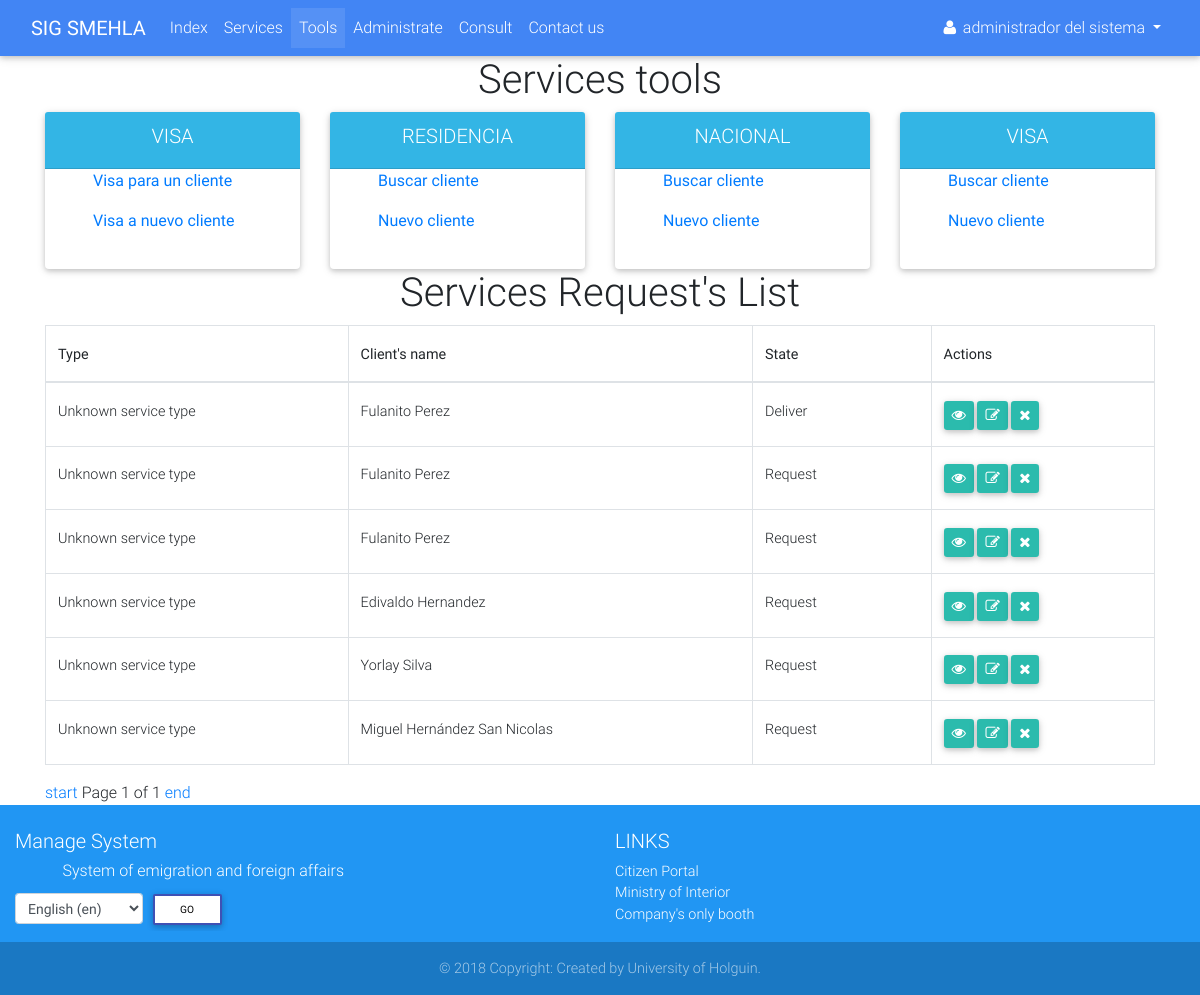
Page /tools/ (signed in) on the earlier database version.
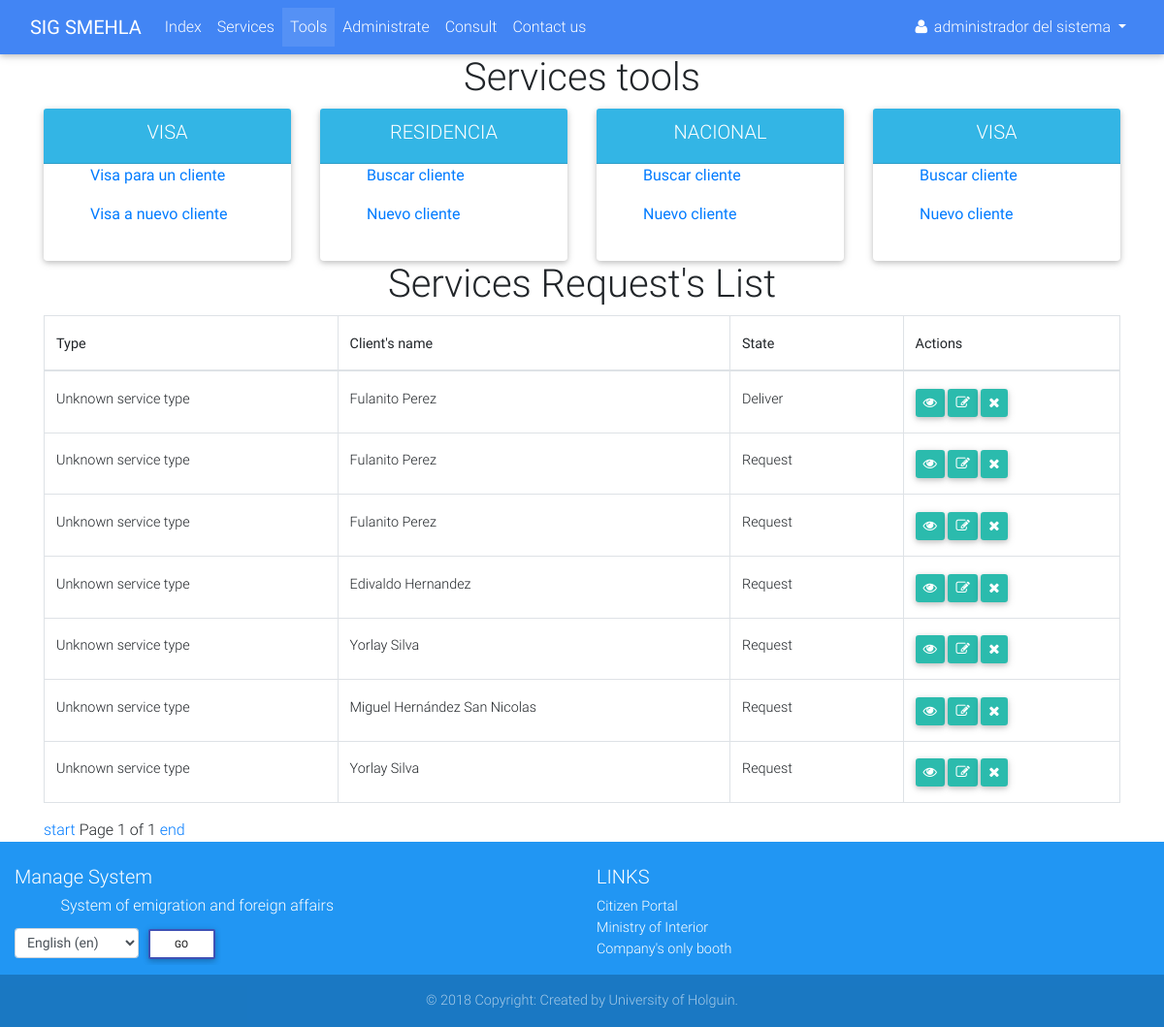
Same page on the later database version.
### services/models.py (models this page shows, shortened)
class Service(models.Model):
    SERVICE_STATUS = (
        ('1', _('Request')),
        ('2', _('Invoicing')),
        ('3', _('Revision')),
        ('4', _('Authenticating')),
        ('5', _('Deliver')),
    )
    SERVICE_TYPE = {
        'None': _('Unknown service type'),
        'visa': _('Visa'),
    }
    client = models.ForeignKey(verbose_name=_('Client'), to=Client, on_delete=models.CASCADE)
    status = models.CharField(_('Status'), max_length=1, choices=SERVICE_STATUS, default='1')
    service_type = None
    def get_service_type(self):
        if self.service_type:
            return self.service_type
        else:
            return self.SERVICE_TYPE['None']

class Client(models.Model):
    CIVIL_STATUS = (
        ('S', _('Single')),
        ('E', _('Engaged')),
        ('M', _('Married')),
        ('W', _('Widower')),
    )
    def upload_file(self, filename):
        ext = filename.split('.')[-1]
        return 'clients/{}.{}'.format(self.ci, ext)
    ci = models.CharField(_('Identity card'), max_length=13, unique=True)
    first_name = models.CharField(_('First name'), max_length=30)
    last_name = models.CharField(_('Last name'), max_length=150)
    born_date = models.DateField(_('Born date'), validators=[validators.validate_born_date])
    civil_status = models.CharField(_('Civil status'), choices=CIVIL_STATUS, max_length=1)
    naturalness = models.CharField(_("Naturalness"), max_length=30)
    nationality = models.CharField(_('Nationality'), max_length=30)
    father = models.CharField(_('Father name'), max_length=200)
    mother = models.CharField(_('Mother name'), max_length=200)
    address = models.TextField(_('Address'))
    email = models.EmailField(_('Email'))
    phone = models.PositiveIntegerField(_('Phone number'))
    data_attachment = models.FileField(_('Data attachment'), upload_to=upload_file, null=True, blank=True)
    def get_full_name(self):
        full_name = '%s %s' % (self.first_name, self.last_name)
        return full_name.strip()

### services/views.py (the view)
# urls.py: path('tools/', views.ServiceToolsView.as_view(), name='tools'),
class ServiceToolsView(mixins.LoginRequiredMixin, mixins.NavbarMixin, generic.ListView):
    tab_name = 'tools'
    template_name = 'services/tools.html'
    model = Service
    paginate_by = 10

### accounts/mixins.py (called while the page is built)
    def get_tab_name(self):
        if self.tab_name:
            return self.tab_name
        else:
            return 'init'

    def get_context_data(self, **kwargs):
        context = super(NavbarMixin, self).get_context_data(**kwargs)
        context['tab'] = self.get_tab_name()
        return context

### accounts/models.py (called while the page is built)
    def __str__(self):
        if self.first_name and self.last_name:
            return self.get_full_name()
        else:
            return self.username

### services/templates/services/tools.html (shortened to what the changed rows need)
{% extends 'navbar.html' %}
{% load i18n %}
{% block main %}
    <div class="container">
        <h1 class="text-center">{% trans 'Services tools' %}</h1>
        <h1 class="text-center">{% trans "Services Request's List" %}</h1>
        <div class="row">
            <div class="col-12">
                <table class="table table-bordered table-hover" cellspacing="0" width="100%">
                    <thead>
                    <tr>
                        <th class="th-sm">{% trans 'Type' %}</th>
                        <th class="th-sm">{% trans "Client's name" %}</th>
                        <th class="th-sm">{% trans 'State' %}</th>
                        <th class="th-sm">{% trans 'Actions' %}</th>
                    </tr>
                    </thead>
                    <tbody>
                    {% for service in page_obj %}
                        <tr>
                            <td>{{ service.get_service_type }}</td>
                            <td>
                                <a href="{% url 'services:client_detail' service.client.pk %}">{{ service.client.get_full_name }}</a>
                            </td>
                            <td>{{ service.get_status_display }}</td>
                            <td class="btn-group-sm">
                                <a href="{% url 'services:visa_detail' service.pk %}" class="btn btn-default">
                                    <i class="fa fa-eye"></i>
                                </a>
                                {% if user.is_superuser %}
                                    <a href="{% url 'services:visa_update' service.pk %}" class="btn btn-default">
                                        <i class="fa fa-edit"></i>
                                    </a>
                                    <a href="{% url 'services:visa_delete' service.pk %}" class="btn btn-default">
                                        <i class="fa fa-remove"></i>
                                    </a>
                                {% endif %}
                            </td>
                        </tr>
                    {% empty %}
                        <tr>
                            <td colspan="4" class="text-center text-danger">No existen ningun servicio en el sistema
                            </td>
                        </tr>
                    {% endfor %}
                    </tbody>
                </table>
            </div>
        </div>
    </div>
{% endblock %}

Differences in the rows shown:
added Service: get_service_type "Unknown service type", client.get_full_name "Yorlay Silva", status "Request"
